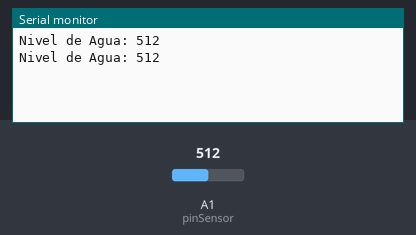
Simulated run of this sketch. Board: Arduino Uno, built with avr-gcc and run on an emulated ATmega328P. Parts: the last lines printed to the serial monitor. The inputs (shaded band) are chosen by the test bench; at power-on: A1 (pinSensor) = 512.

Above: at 1.8 s.
1.9 s: A1 (pinSensor) set to 716
At 2.6 s:
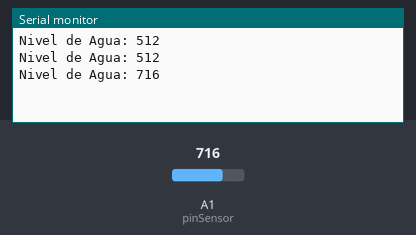
3.4 s: A1 (pinSensor) set to 900
At 4.8 s:
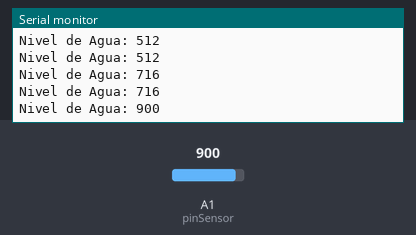
Timing chart, 0 to 6.4 s (numbered marks = the images above; inputs shaded):
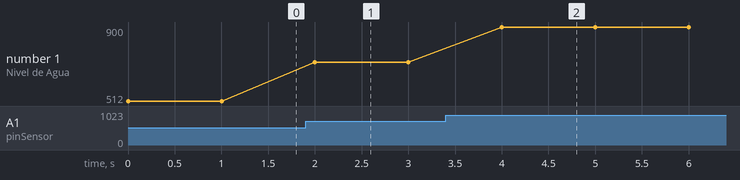

Measured:
- after the input at 1.9 s, the serial monitor: prints a new line after 0.10 s (image 1)
- after the input at 3.4 s, the serial monitor: prints a new line after 0.60 s (image 2)
- plotted number 1: 512 → 716 after the input at 1.9 s, 716 → 900 after the input at 3.4 s

The sketch:

Sensor_Agua.ino
```cpp
const int pinSensor = A1;

void setup() {
  Serial.begin(115200);
}

void loop() {
  int nivelAgua = analogRead(pinSensor);

  Serial.print("Nivel de Agua: ");
  Serial.println(nivelAgua);

  delay(1000);
}
```
